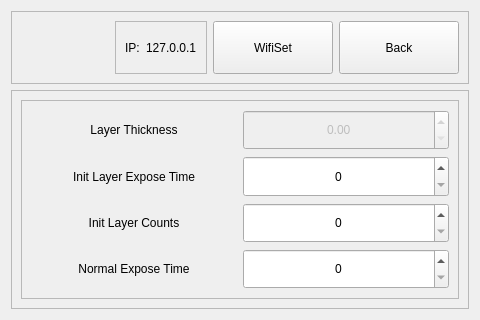
<?xml version="1.0" encoding="UTF-8"?>
<ui version="4.0">
 <class>ConfigSet</class>
 <widget class="QWidget" name="ConfigSet">
  <property name="geometry">
   <rect>
    <x>0</x>
    <y>0</y>
    <width>480</width>
    <height>320</height>
   </rect>
  </property>
  <property name="windowTitle">
   <string>Form</string>
  </property>
  <layout class="QVBoxLayout" name="verticalLayout" stretch="1,3">
   <item>
    <widget class="QFrame" name="frame">
     <property name="minimumSize">
      <size>
       <width>0</width>
       <height>40</height>
      </size>
     </property>
     <property name="maximumSize">
      <size>
       <width>16777215</width>
       <height>16777215</height>
      </size>
     </property>
     <property name="frameShape">
      <enum>QFrame::StyledPanel</enum>
     </property>
     <property name="frameShadow">
      <enum>QFrame::Raised</enum>
     </property>
     <layout class="QHBoxLayout" name="horizontalLayout">
      <item>
       <spacer name="horizontalSpacer">
        <property name="orientation">
         <enum>Qt::Horizontal</enum>
        </property>
        <property name="sizeHint" stdset="0">
         <size>
          <width>358</width>
          <height>17</height>
         </size>
        </property>
       </spacer>
      </item>
      <item>
       <widget class="QFrame" name="frame_4">
        <property name="frameShape">
         <enum>QFrame::StyledPanel</enum>
        </property>
        <property name="frameShadow">
         <enum>QFrame::Raised</enum>
        </property>
        <layout class="QGridLayout" name="gridLayout">
         <item row="0" column="0">
          <widget class="QLabel" name="label_2">
           <property name="sizePolicy">
            <sizepolicy hsizetype="Fixed" vsizetype="Preferred">
             <horstretch>0</horstretch>
             <verstretch>0</verstretch>
            </sizepolicy>
           </property>
           <property name="text">
            <string>IP:</string>
           </property>
          </widget>
         </item>
         <item row="0" column="1">
          <widget class="QLabel" name="labelIPAddress">
           <property name="text">
            <string>127.0.0.1</string>
           </property>
          </widget>
         </item>
        </layout>
       </widget>
      </item>
      <item>
       <widget class="QPushButton" name="btnSetWifi">
        <property name="sizePolicy">
         <sizepolicy hsizetype="Minimum" vsizetype="Expanding">
          <horstretch>0</horstretch>
          <verstretch>0</verstretch>
         </sizepolicy>
        </property>
        <property name="minimumSize">
         <size>
          <width>120</width>
          <height>0</height>
         </size>
        </property>
        <property name="text">
         <string>WifiSet</string>
        </property>
       </widget>
      </item>
      <item>
       <widget class="QPushButton" name="btnBack">
        <property name="sizePolicy">
         <sizepolicy hsizetype="Expanding" vsizetype="Expanding">
          <horstretch>0</horstretch>
          <verstretch>0</verstretch>
         </sizepolicy>
        </property>
        <property name="minimumSize">
         <size>
          <width>120</width>
          <height>0</height>
         </size>
        </property>
        <property name="maximumSize">
         <size>
          <width>120</width>
          <height>16777215</height>
         </size>
        </property>
        <property name="text">
         <string>Back</string>
        </property>
       </widget>
      </item>
     </layout>
    </widget>
   </item>
   <item>
    <widget class="QFrame" name="frame_2">
     <property name="frameShape">
      <enum>QFrame::StyledPanel</enum>
     </property>
     <property name="frameShadow">
      <enum>QFrame::Raised</enum>
     </property>
     <layout class="QVBoxLayout" name="verticalLayout_2" stretch="1">
      <item>
       <widget class="QFrame" name="frame_3">
        <property name="frameShape">
         <enum>QFrame::StyledPanel</enum>
        </property>
        <property name="frameShadow">
         <enum>QFrame::Raised</enum>
        </property>
        <layout class="QGridLayout" name="gridLayout_2">
         <item row="3" column="0">
          <widget class="QLabel" name="label_5">
           <property name="text">
            <string>Normal Expose Time</string>
           </property>
           <property name="alignment">
            <set>Qt::AlignCenter</set>
           </property>
          </widget>
         </item>
         <item row="2" column="0">
          <widget class="QLabel" name="label_4">
           <property name="text">
            <string>Init Layer Counts</string>
           </property>
           <property name="alignment">
            <set>Qt::AlignCenter</set>
           </property>
          </widget>
         </item>
         <item row="1" column="1">
          <widget class="QSpinBox" name="spinBox">
           <property name="sizePolicy">
            <sizepolicy hsizetype="Minimum" vsizetype="Expanding">
             <horstretch>0</horstretch>
             <verstretch>0</verstretch>
            </sizepolicy>
           </property>
           <property name="focusPolicy">
            <enum>Qt::NoFocus</enum>
           </property>
           <property name="alignment">
            <set>Qt::AlignCenter</set>
           </property>
          </widget>
         </item>
         <item row="1" column="0">
          <widget class="QLabel" name="label">
           <property name="text">
            <string>Init Layer Expose Time</string>
           </property>
           <property name="alignment">
            <set>Qt::AlignCenter</set>
           </property>
          </widget>
         </item>
         <item row="3" column="1">
          <widget class="QSpinBox" name="spinBoxNormalTime">
           <property name="sizePolicy">
            <sizepolicy hsizetype="Minimum" vsizetype="Expanding">
             <horstretch>0</horstretch>
             <verstretch>0</verstretch>
            </sizepolicy>
           </property>
           <property name="focusPolicy">
            <enum>Qt::NoFocus</enum>
           </property>
           <property name="alignment">
            <set>Qt::AlignCenter</set>
           </property>
          </widget>
         </item>
         <item row="0" column="1">
          <widget class="QDoubleSpinBox" name="doubleSpinBoxThickness">
           <property name="enabled">
            <bool>false</bool>
           </property>
           <property name="sizePolicy">
            <sizepolicy hsizetype="Minimum" vsizetype="Expanding">
             <horstretch>0</horstretch>
             <verstretch>0</verstretch>
            </sizepolicy>
           </property>
           <property name="focusPolicy">
            <enum>Qt::NoFocus</enum>
           </property>
           <property name="alignment">
            <set>Qt::AlignCenter</set>
           </property>
           <property name="singleStep">
            <double>0.100000000000000</double>
           </property>
          </widget>
         </item>
         <item row="0" column="0">
          <widget class="QLabel" name="label_3">
           <property name="text">
            <string>Layer Thickness</string>
           </property>
           <property name="alignment">
            <set>Qt::AlignCenter</set>
           </property>
          </widget>
         </item>
         <item row="2" column="1">
          <widget class="QSpinBox" name="spinBoxCounts">
           <property name="sizePolicy">
            <sizepolicy hsizetype="Minimum" vsizetype="Expanding">
             <horstretch>0</horstretch>
             <verstretch>0</verstretch>
            </sizepolicy>
           </property>
           <property name="focusPolicy">
            <enum>Qt::NoFocus</enum>
           </property>
           <property name="alignment">
            <set>Qt::AlignCenter</set>
           </property>
          </widget>
         </item>
        </layout>
       </widget>
      </item>
     </layout>
    </widget>
   </item>
  </layout>
 </widget>
 <resources/>
 <connections/>
</ui>
